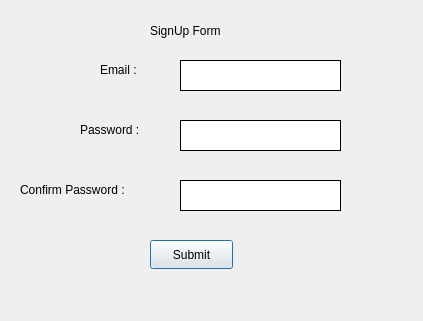
<?xml version="1.0" encoding="UTF-8"?>
<ui version="4.0">
 <class>Signup</class>
 <widget class="QDialog" name="Signup">
  <property name="geometry">
   <rect>
    <x>0</x>
    <y>0</y>
    <width>423</width>
    <height>321</height>
   </rect>
  </property>
  <property name="minimumSize">
   <size>
    <width>50</width>
    <height>51</height>
   </size>
  </property>
  <property name="windowTitle">
   <string>Dialog</string>
  </property>
  <widget class="QLabel" name="label">
   <property name="geometry">
    <rect>
     <x>150</x>
     <y>10</y>
     <width>91</width>
     <height>41</height>
    </rect>
   </property>
   <property name="text">
    <string>SignUp Form</string>
   </property>
  </widget>
  <widget class="QTextEdit" name="textEdit">
   <property name="geometry">
    <rect>
     <x>180</x>
     <y>60</y>
     <width>161</width>
     <height>31</height>
    </rect>
   </property>
   <property name="styleSheet">
    <string notr="true">border : 1px solid black;</string>
   </property>
  </widget>
  <widget class="QTextEdit" name="textEdit_2">
   <property name="geometry">
    <rect>
     <x>180</x>
     <y>120</y>
     <width>161</width>
     <height>31</height>
    </rect>
   </property>
   <property name="styleSheet">
    <string notr="true">border : 1px solid black;</string>
   </property>
  </widget>
  <widget class="QTextEdit" name="textEdit_3">
   <property name="geometry">
    <rect>
     <x>180</x>
     <y>180</y>
     <width>161</width>
     <height>31</height>
    </rect>
   </property>
   <property name="styleSheet">
    <string notr="true">border : 1px solid black;</string>
   </property>
  </widget>
  <widget class="QLabel" name="label_2">
   <property name="geometry">
    <rect>
     <x>100</x>
     <y>60</y>
     <width>63</width>
     <height>20</height>
    </rect>
   </property>
   <property name="text">
    <string>Email :</string>
   </property>
  </widget>
  <widget class="QLabel" name="label_3">
   <property name="geometry">
    <rect>
     <x>80</x>
     <y>120</y>
     <width>71</width>
     <height>20</height>
    </rect>
   </property>
   <property name="text">
    <string>Password :</string>
   </property>
  </widget>
  <widget class="QLabel" name="label_4">
   <property name="geometry">
    <rect>
     <x>20</x>
     <y>180</y>
     <width>131</width>
     <height>20</height>
    </rect>
   </property>
   <property name="text">
    <string>Confirm Password :</string>
   </property>
  </widget>
  <widget class="QPushButton" name="pushButton">
   <property name="geometry">
    <rect>
     <x>150</x>
     <y>240</y>
     <width>83</width>
     <height>29</height>
    </rect>
   </property>
   <property name="text">
    <string>Submit</string>
   </property>
  </widget>
 </widget>
 <resources/>
 <connections/>
</ui>
